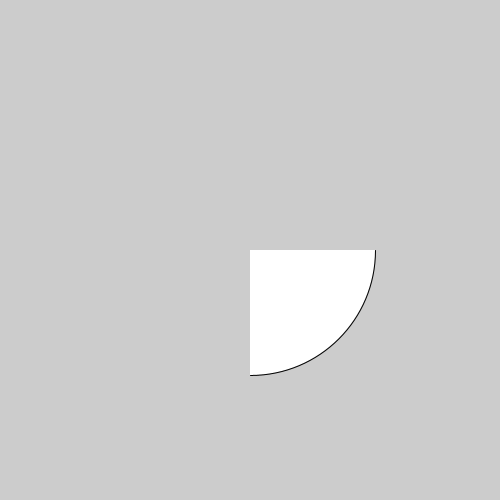
Frame 1 (no input)
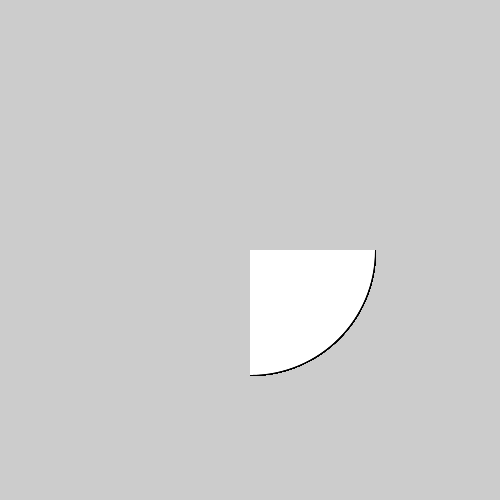
Frame 60 (the mouse pressed at the canvas centre just before this capture)
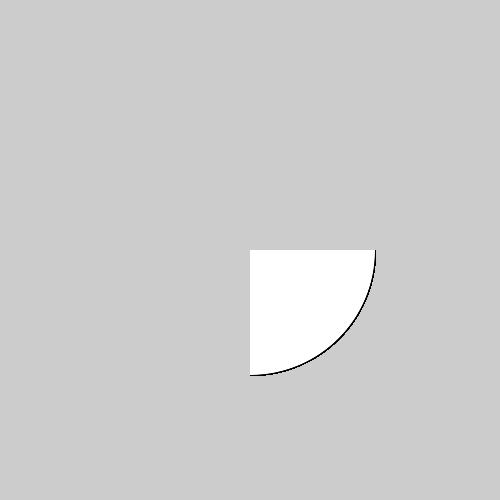
Frame 120 (the mouse held since frame 60 and released just before this capture)

The Processing sketch that drew these frames (run headless with seeded random() and noise(); from frame 60 on, the mouse is pressed at the canvas centre):

// Processing sketch: arc
// ── arc.pde
// Spencer Mathews, May 2016
// Demonstrate arc() primitive shape
// #shapes

void setup() {
  size(500, 500);
}

void draw() {
  
  arc(width/2, height/2, width/2, height/2, 0, radians(90));
}
